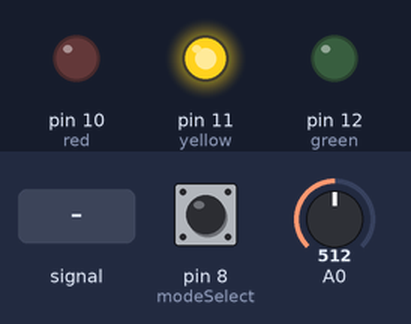
This sketch was run on a simulated Arduino Uno, built with avr-gcc and run on an emulated ATmega328P. Parts: output pins drawn as LEDs (lit = HIGH). The inputs (shaded band) are chosen by the test bench; at power-on: A0 = 512, pin 8 (modeSelect) LOW. What the sketch prints to the serial monitor is not drawn.

Above: at 1.2 s.
1.3 s: A0 fed a 200 Hz sine of ±255 counts around its level
At 1.66 s:
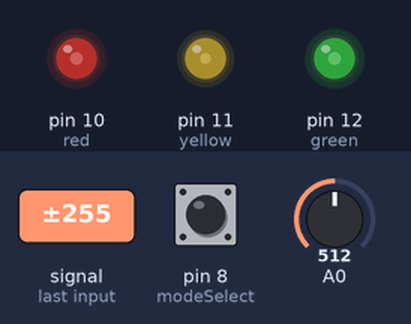
4.3 s: A0 set to 390
At 5.2 s:
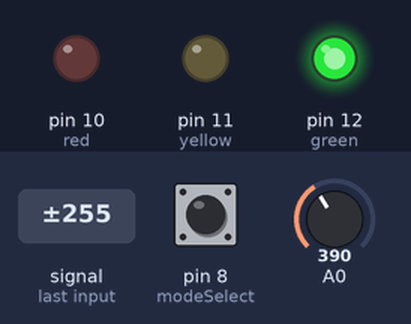
5.8 s: pin 8 (modeSelect) pulled HIGH for 0.15 s
At 6.77 s:
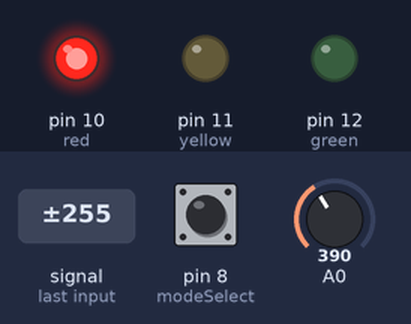
8.4 s: A0 set to 417
At 9.0 s:
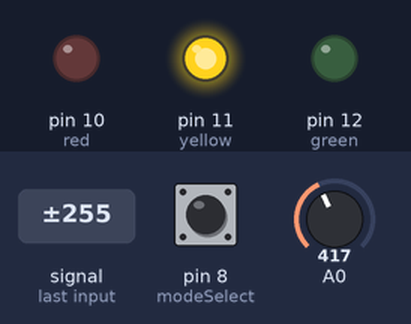
9.9 s: pin 8 (modeSelect) pulled HIGH for 1 s
At 10.1 s:
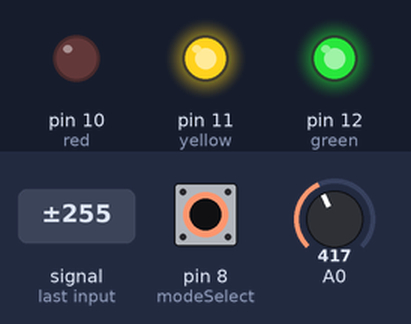
12.4 s: A0 set to 1010
At 13.2 s:
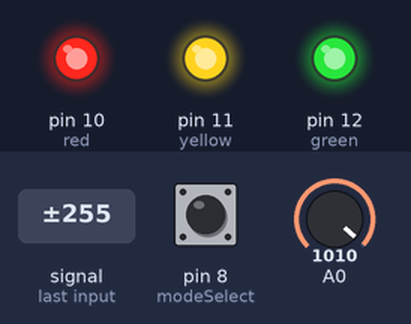
Timing chart, 0 to 14.9 s (numbered marks = the images above; inputs shaded):
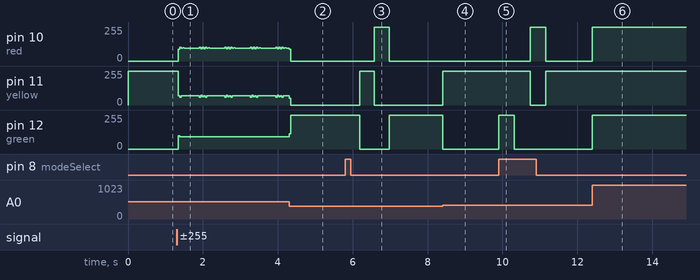

The sketch:

assignment_3_led_blink.ino
```cpp
// ECEN102.003 Activity #3, Led blink tutorial
// Joshua Eanes 1/29/2022

// set pin variables
int green = 12; // green LED
int yellow = 11; // yellow LED
int red = 10; // red LED

int modeSelect = 8; // connect pin to change modes
int potAdj = 0; // potentiometer value


void setup() {
  // initialize serial monitor
  Serial.begin(115200);

  // set pin modes
  pinMode(green, OUTPUT);
  pinMode(yellow, OUTPUT);
  pinMode(red, OUTPUT);
  pinMode(modeSelect, INPUT);
}

void loop() {
  // get potentiometer resistance
  int potVal = analogRead(A0);
  Serial.println(potVal); // print potVal to serial
  // choose mode with switch
  bool mode = digitalRead(modeSelect);
  Serial.println(mode); // print mode to serial
  //
  if(mode == 1){
    // blink example
    digitalWrite(green, HIGH);
    delay(potVal);
    digitalWrite(green, LOW);
    digitalWrite(yellow, HIGH);
    delay(potVal);
    digitalWrite(yellow, LOW);
    digitalWrite(red, HIGH);
    delay(potVal);
    digitalWrite(red, LOW);
  }
  else{
    // potentiometer control
    if(potVal >= 1000){
    digitalWrite(red, HIGH);
    digitalWrite(yellow, HIGH);
    digitalWrite(green, HIGH);
    }
    else if(potVal < 1000 && potVal >=600){
      digitalWrite(red, HIGH);
      digitalWrite(yellow, LOW);
      digitalWrite(green, LOW);
    }
    else if(potVal < 600 && potVal >=400){
      digitalWrite(red, LOW);
      digitalWrite(yellow, HIGH);
      digitalWrite(green, LOW);
    }
    else if(potVal < 400 && potVal >=10){
      digitalWrite(red, LOW);
      digitalWrite(yellow, LOW);
      digitalWrite(green, HIGH);
    }
    else{
      digitalWrite(red, LOW);
      digitalWrite(yellow, LOW);
      digitalWrite(green, LOW);
    }
  }
}
```

Measured:
- the behaviour switches between 399 and 400 on A0 (found by bisection; images 3 and 4)
- after the input at 4.3 s, pin 12 (green): 91/255 → 255/255 at once
- after the input at 5.8 s, pin 10 (red): 0/255 → 255/255 after 0.78 s, → 0/255 0.39 s later; pin 11 (yellow): 0/255 → 255/255 after 0.39 s, → 0/255 0.39 s later; pin 12 (green): 255/255 → 0/255 after 0.39 s, → 255/255 0.78 s later
- after the input at 8.4 s, pin 11 (yellow): 0/255 → 255/255 at once; pin 12 (green): 255/255 → 0/255 at once
- after the input at 9.9 s, pin 10 (red): 0/255 → 255/255 after 0.83 s, → 0/255 0.42 s later; pin 11 (yellow): 255/255 → 0/255 after 0.83 s, → 255/255 0.42 s later; pin 12 (green): 0/255 → 255/255 at once, → 0/255 0.42 s later
- after the input at 12.4 s, pin 10 (red), pin 12 (green): 0/255 → 255/255 at once
